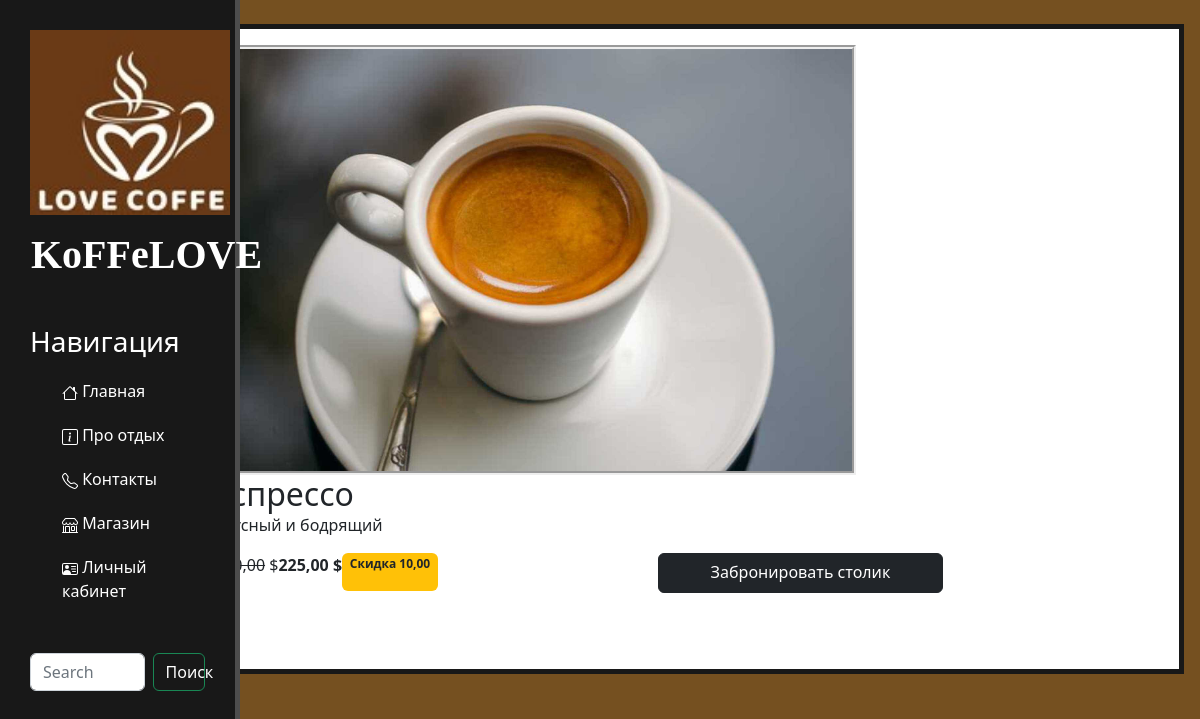
Screenshot of /catalog/product/espresso/ with the database file from the repository.
### goods/models.py (models this page shows, shortened)
class Products(models.Model):
    name = models.CharField(max_length=100, unique=True, verbose_name='Haзвание')
    slug= models.SlugField(max_length=200, unique=True, blank=True, null=True, verbose_name='URL')
    description = models.TextField(blank=True, null=True, verbose_name='Onисание')
    image = models.ImageField(upload_to='goods_images', blank=True, null=True, verbose_name='Изображение')
    price = models.DecimalField(default=0.00, max_digits=8, decimal_places=2, verbose_name='Цена')
    discount = models.DecimalField(default=0.00, max_digits=8, decimal_places=2, verbose_name='Скидка в процентах')
    class Meta:
        db_table = 'product'
        verbose_name = 'Продукты'
        verbose_name_plural = 'продукт'
    def sell_price(self) :
        if self.discount:
            return round(self.price - self.price*self.discount/100, 2)
        return self.price

### goods/views.py (the view)
# urls.py: path('product/<slug:product_slug>/', views.product, name='product'),
def product(request, product_slug):
    product = Products.objects.get(slug=product_slug)
    context = {
        "product": product
    }
    return render(request, "goods/product.html", context=context)

### goods/templates/goods/product.html (shortened to what this page needs)
{% extends 'main/base.html' %}
{% load static%}
{% block content %}
<body1>
    <div class="maincontainer">
        <div class="leftbar"></div>
        <div class="container-prod">
            <div class="card-prod">
                <img src="{{product.image.url}}" class="card-img-top-prod" alt="...">
                <div class="card-body">
                    <h2 class="card-title">{{product.name}}</h2>
                    <p class="card-text">{{product.description}}</p>
                    <div class="d-flex justify-content-between">
                        {%if product.description%}
                            <p><s>{{product.price}}</s> $</p>
                            <p><strong>{{product.sell_price}} $</strong></p>
                            <span class = "badge bg-warning text-dark"><strong>Скидка {{product.discount}}</strong></span>
                        {%else%}
                            <p><strong>{{product.price}} $</strong></p>
                        {%endif%}
                            <a href="#" class="btn btn-dark add-to-cart">Забронировать столик</a>
                        </div>
                    </div>
                </div>
            </div>
        </div>
</body1>
{% endblock %}

### static/main/css/main.css (style rules this page uses)
body { background: #755020; }
.btn { display:block; width: 30%; margin: 0 auto; }
.maincontainer { display: grid; grid-template-columns: 1fr 3fr; grid-template-rows: repeat(1); }
.badge { margin-bottom: 2.5px; }
.container-prod { display: grid; grid-template-columns: 1fr 1fr; grid-template-rows: 500px, 500px, 500px; }
.card-prod { display: inline-block; width: 990px; height: 650px; background-color: #fff; border-style: solid; border-width: 5px; border-color: #181818; padding: 1em; margin: 1em; margin-top: 1.5em; }
.card-img-top-prod { height: 430px; margin-left: auto; margin-right: auto; border-style: groove; border-width: 4px; }

### main/templates/main/base.html (style rules this page uses)
a { text-decoration: none; }

### rows the page displays
Products: image (picture), name "эспрессо", description "вкусный и бодрящий", price "250,00", sell_price "225,00", discount "10,00"
